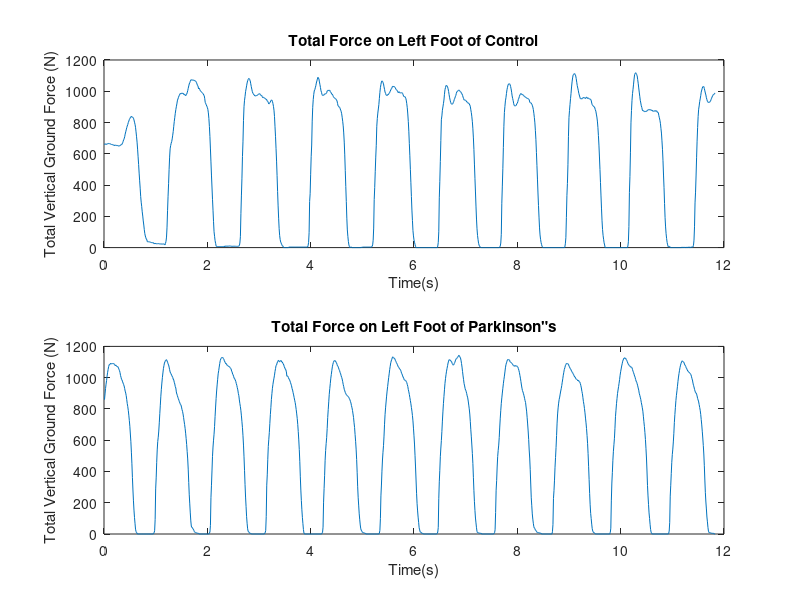
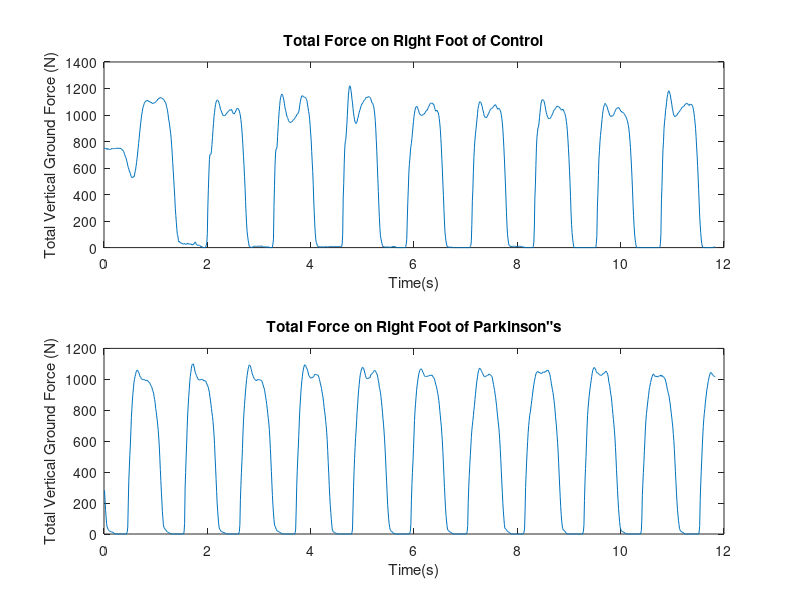
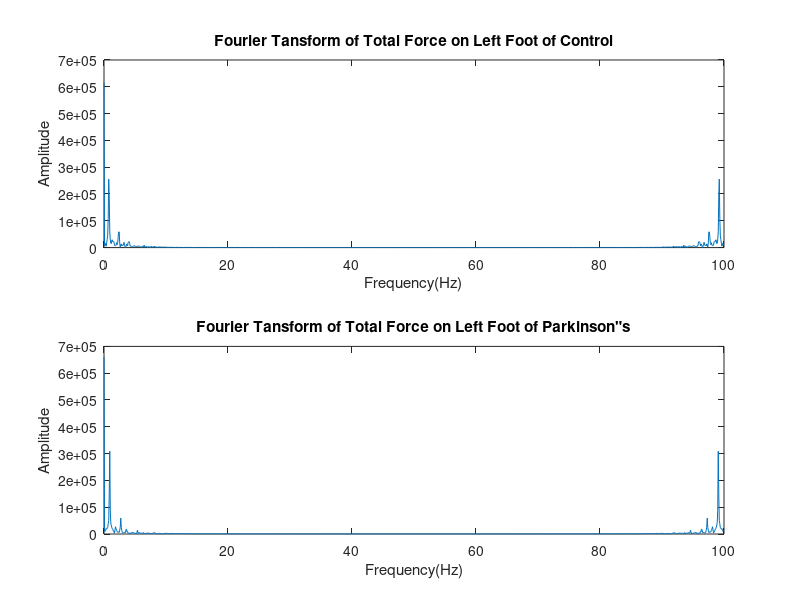
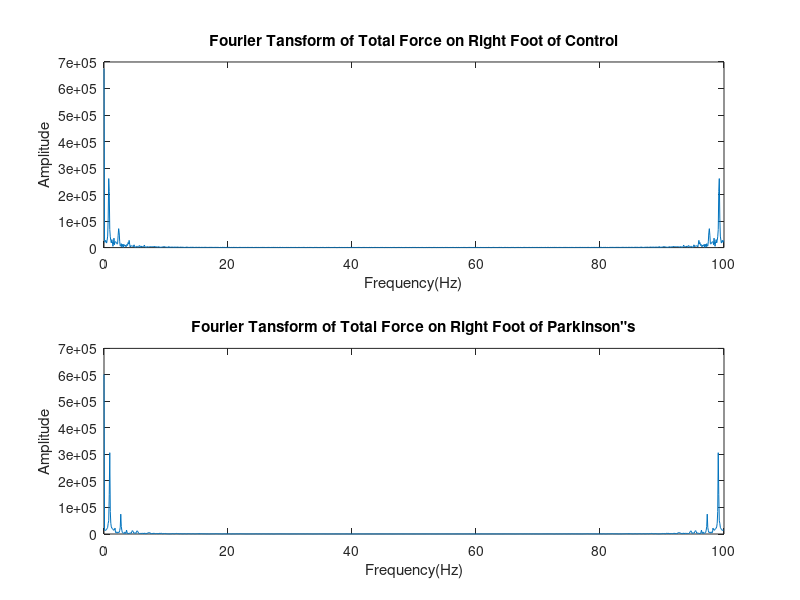

The MATLAB source for these figures, in order: (Note: this script raises an error after producing the figures.)
clc; clear; close all; 

%%
%%This section was run to visually inspect the dataset.
%%It plots the total force against the time points from 6 to 12 seconds.

datac=load ('GaCo01_01.txt');  %loads data from the selected file into datac variable (Controls)
timec=datac(1:1184,1);%selects data from the 1st column (time) and saves it to timec variable
forcecl=datac(1:1184,18); %selects data from the 18th column(total force on left foot) and saves it to forcecl variable
forcecr=datac(1:1184,19); %data from the 19th column (total force on right foot) and saves it to forcecr variable

datap=load('GaPt06_01.txt'); %loads data from the selected file into datap variable (Parkinsonâ€™s)
timep=datap(1:1184,1); %selects data from the 1st column (time) and saves it to timep variable
forcepl=datap(1:1184,18); %selects data from the 18th column and saves it to forcecl variable
forcepr=datap(1:1184,19); %data from the 19th column and saves it to forcepr variable

figure(1)  %defines the following as figure 1
subplot(211) %creates a 1x2 subplot and indexes position 1
plot(timec,forcecl) %plots forcecl vs. timec in first spot of subplot
xlabel('Time(s)'); %labeling axes and title for this line and next 2
ylabel('Total Vertical Ground Force (N)');
title ('Total Force on Left Foot of Control');
subplot(212) %indexes position 2 of subplot 
plot(timep,forcepl) %plots forcepl vs. timep in second spot of subplot
xlabel('Time(s)'); %labeling axes and title for this line and next 2
ylabel('Total Vertical Ground Force (N)');
title ('Total Force on Left Foot of Parkinson"s');

figure(2) %defines the following as figure 2
subplot(211) %creates a 1x2 subplot and indexes position 1
plot(timec,forcecr) %plots forcecr vs. timec in first spot of subplot
xlabel('Time(s)'); %labeling axes and title for this line and next 2
ylabel('Total Vertical Ground Force (N)');
title ('Total Force on Right Foot of Control');
subplot(212) %indexes position 2 of subplot 
plot(timep,forcepr) %plots forcepr vs. timep in second spot of subplot
xlabel('Time(s)'); %labeling axes and title for this line and next 2
ylabel('Total Vertical Ground Force (N)');
title ('Total Force on Right Foot of Parkinson"s') ;
%%

%This section creates a Fourier Transform of the data and generates plots for a 
%visual representation. Putting the data into the frequency domain allowed for better 
%inspection of differences between the Control and Parkinsonâ€™s groups. 
%This section was also done before our working code as a way for us to better visualize the data. 

fs=100; %defines sampling frequency (fs) as 100, which we got from the data set
N1=length(forcecl); %puts the length of forcecl into a variable N1 
f1=(0:N1-1)/N1*fs;%defines f1 as function of N1 and fs
fforcecl=abs(fft(forcecl)); %sets variable fforcecl equal to the absolute value of FT of forcecl

N2=length(forcepl); %sets N2 equal to length of forcepl
f2=(0:N2-1)/N2*fs; %defines f2 as function of N2 and fs
fforcepl=abs(fft(forcepl)); %sets variable fforcepl equal to the absolute value of FT of forcepl


N3=length(forcecr); %puts the length of forcecr into a variable N3 
N4=length(forcepr); %puts the length of forcepr into a variable N4
f3=(0:N3-1)/N3*fs; %defines f3 as function of N3 and fs
f4=(0:N4-1)/N4*fs; %defines f4 as function of N4 and fs
fforcecr=abs(fft(forcecr)); %sets variable fforcecr equal to the absolute value of FT of forcecr
fforcepr=abs(fft(forcepr)); %sets variable fforcepr equal to the absolute value of FT of forcepr


figure(3) %new figure made to plot FT value of forces for both the Parkinsonâ€™s and Controls on left foot
subplot(211) %creates a 1x2 subplot and indexes position 1
plot(f1,fforcecl) %plots fforcecr vs. f3 in first spot of subplot
xlabel('Frequency(Hz)'); %labeling axes and title for this line and next 2
ylabel('Amplitude');
title ('Fourier Tansform of Total Force on Left Foot of Control');
subplot(212) %indexes position 2 of subplot 
plot(f2, fforcepl) %plots fforcepl vs. f2  in second spot of subplot 
xlabel('Frequency(Hz)'); %labeling axes and title for this line and next 2
ylabel('Amplitude');
title ('Fourier Tansform of Total Force on Left Foot of Parkinson"s');

figure(4) % new figure made to plot FT values of forces for both Parkinsonâ€™s and Controls on right foot
subplot(211) %creates a 1x2 subplot and indexes position 1
plot(f3,fforcecr) %plots fforcecr vs. f3 in first spot of subplot
xlabel('Frequency(Hz)');
ylabel('Amplitude');
title ('Fourier Tansform of Total Force on Right Foot of Control');
subplot(212) %indexes position 2 of subplot 
plot(f4, fforcepr) %plots fforcepr vs. f4 in second spot of subplot
xlabel('Frequency(Hz)');
ylabel('Amplitude');
title ('Fourier Tansform of Total Force on Right Foot of Parkinson"s');

%%
%%This section consolidates all files from both the Control and Parkinsonâ€™s 
%files generated earlier into a single file called all_data, which can then 
%be used in Matlabâ€™s Classification Learner App to train and test our data with machine learning. 


all_data1 = []; %initializing empty matrix 
%Generates a dataset thats empty where weâ€™ll put the information in to use the classification learner application in MATLAB
files1 = dir('Control/*.txt'); %directs control data into a new vector files1
len1 = length(files1); %gets length of files1 vector
for k = 1:len1 %this loop runs through all the files in the control folder
    data1 = importdata(files1(k).name); %opening file in order to extract data 
    data1 = data1(602:1202,[1,end-1,end]); %extracting info regarding time point and total force on left and right foot
    temp1 = k*ones(length(data1),1); %numbering the patient at each time point 
    predict1=zeros(601,1); %labeling each patient at each time point as 0 for control
    data1 = [temp1 data1 predict1]; %organizing all extracted info into one matrix 
    all_data1 = [all_data1 ; data1]; %inserting info in empty matrix
end

all_data2 = []; %generates empty data set for Parkinsonâ€™s data
files2 = dir('Parkinsons/*.txt'); %directs Parkinsonâ€™s data into a new vector files2
len2 = length(files2); %gets length of files2 vector
for k = 1:len2 %this loop runs through all the files in the Parkinsons folder
    data2 = importdata(files2(k).name); %opening file in order to extract data
    data2 = data2(602:1202,[1,end-1,end]); %extracting info regarding time point and total force on left and right foot
    temp2 = k*ones(length(data2),1); %numbering the patient at each time point 
    predict2=ones(601,1); %labeling each patient at each time point as 1 for Parkinsons
    data2 = [temp2 data2 predict2]; %organizing all extracted info into one matrix
    all_data2 = [all_data2 ; data2]; %inserting info in empty matrix
end
all_data = [all_data1 ; all_data2]; %concatenates the two data files into one singular data file to be used in Classification Learner 
save('alldata.mat', 'all_data') %saves the new singular data file

% This for loop consolidates all the files for the testing folder 
% this .mat file will be used to run through training model

all_test = []; %generates empty data set for testing data
file = dir('Testing/*.txt'); %directs testing data into a new vector files2
len = length(file); %gets length of files2 vector
for k = 1:len %this loop runs through all the files in the testing folder
    data = importdata(files2(k).name); %opening file in order to extract data
    data = data(602:1202,[1,end-1,end]); %extracting info regarding time point and total force on left and right foot
    temp = k*ones(length(data),1); %numbering the patient at each time point
    data = [temp2 data]; %organizing all extracted info into one matrix
    all_test = [all_test ; data]; %inserting info in empty matrix
end
save('alldata.mat', 'all_test') %saves the new testing data file



%%
%This section creates the Confusion chart.
%The data is separated into either positive(1â€™s) or negatives(0â€™s)
% This is then compared to the actual files and the comparison is put into the confusion chart

load('modelscode.mat', 'trainedModelfgsvmcode') % loads the training model created by the matlab classifier tool 
load('alltest.mat') % loads all the testing data 

pred = trainedModelfgsvmcode.predictFcn(all_test); %function to create actual labels by running testing data
%through the training model

%this section finds out whether each patient is control or parkinsons since the labels were for 
%each time point. This sections labels each patient as control or Parkinsons
num_patients = length(pred)/601; % finding number of patients, 601 is number of time points
pred_final = zeros(1,num_patients); %creating vector with zeros that is the same length as 
%number of patients that needed to be labeled 
for i = 1:num_patients %runs through number of patients 
    patient_avg = mean(pred((601*(i-1))+1:(601*i))); %finding the mean of the labled time points
    if patient_avg < 0.5  %if mean is less than .5 it is labeled as control patient 
        patient_avg = 0;
    else
        patient_avg = 1; %if mean is greater than .5 labeled as Parkinsons patient
    end
    pred_final(i) = patient_avg; %inserting value of control, 0, or parkinsons, 1, into predicted
    %labels matrix
end

%creating matrix of actual labels 
% Positive/False Data vectors (ones = positive, zeros = negative)
a = ones(1,13);
b = zeros(1,4);
c = ones(1,32);
d = zeros(1,4);
e = ones(1,8);
f = zeros(1,7);

actual_labels = [a b c d e f];

true_actual_idx = actual_labels==1;

%This finds the length of the true situations

actual_pos = length(actual_labels(true_actual_idx));
actual_neg = length(actual_labels(~true_actual_idx));
N=actual_pos+actual_neg;

%This section evaluated which data was labeled as a true positive, true negative, false positive, and false negative

tp = sum(actual_labels(true_actual_idx)==pred_final(true_actual_idx));
tn = sum(actual_labels(~true_actual_idx)==pred_final(~true_actual_idx));
fp = actual_neg - tn;
fn = actual_pos - tp;

%The following will calculate classification metrics
%accuracy, sensitivity, specificity, precision, recall, etc.

tp_rate=tp/actual_pos;
tn_rate=tn/actual_neg;

accuracy = (tp+tn)/N;
sensitivity = tp_rate;
specificity = tn_rate;
precision = tp/(tp+fp);
recall = sensitivity;

figure(5)
confusionchart(actual_labels, pred_final); %this creates the final confusion matrix



